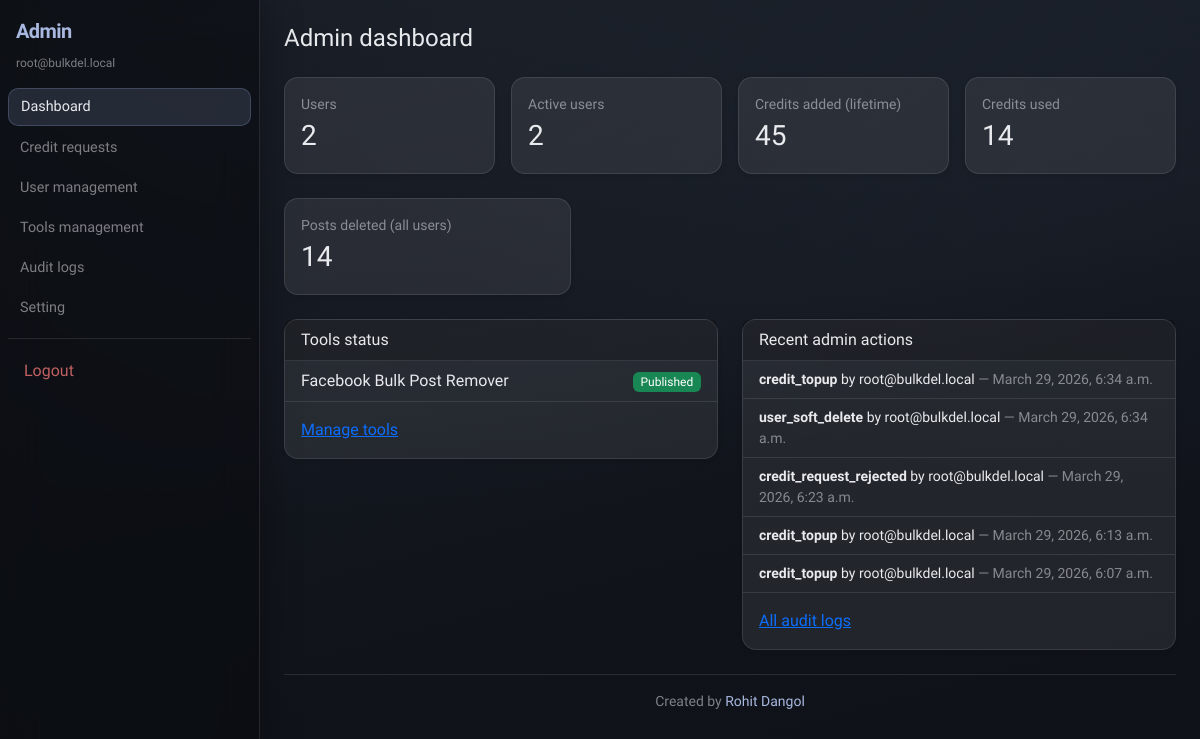
The app's page /admin-panel/ (signed in), older data.
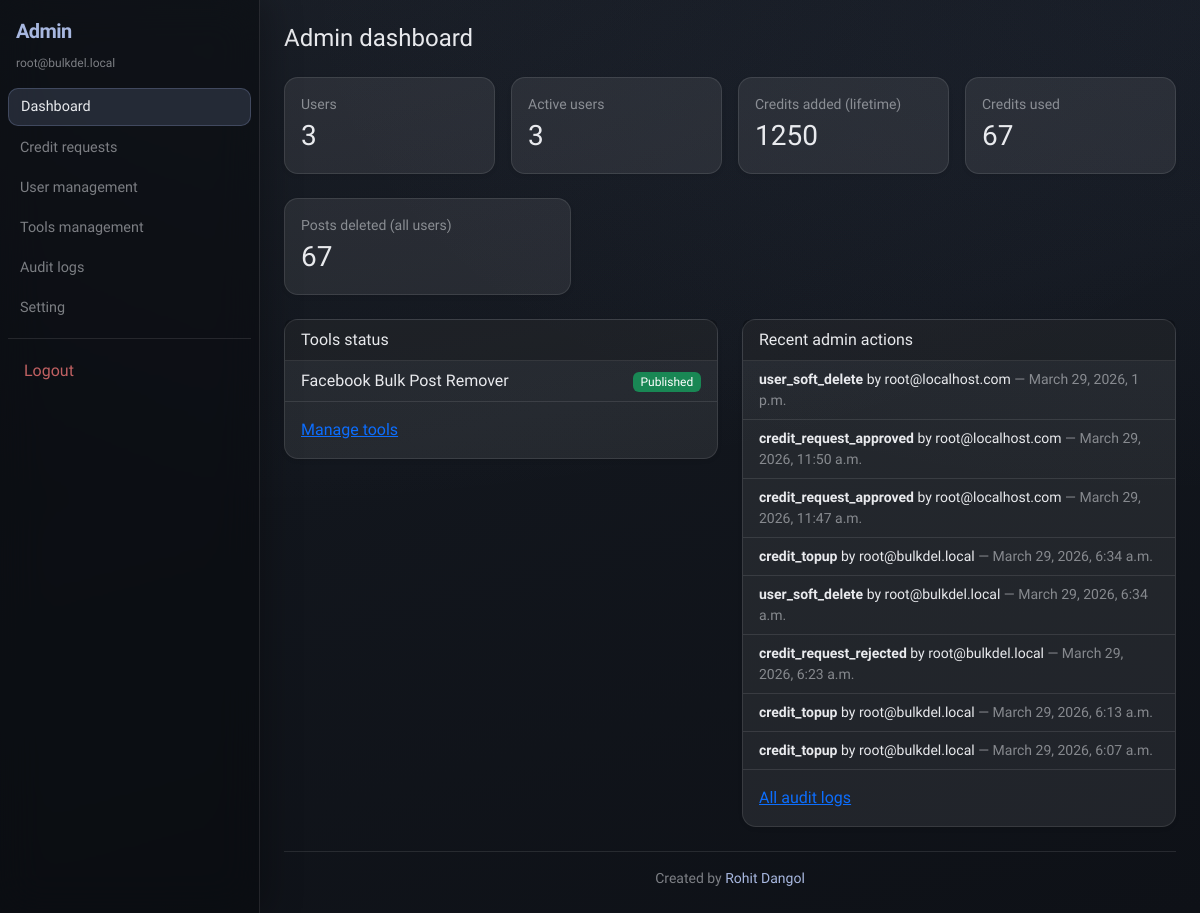
The same page, newer data.
### tools/models.py (models this page shows, shortened)
class Tool(models.Model):
    name = models.CharField(max_length=255)
    slug = models.SlugField(unique=True, max_length=128)
    description = models.TextField(blank=True)
    is_published = models.BooleanField(default=False)
    is_hidden = models.BooleanField(default=False)
    is_in_maintenance = models.BooleanField(default=False)
    sort_order = models.PositiveIntegerField(default=0)
    created_at = models.DateTimeField(auto_now_add=True)
    updated_at = models.DateTimeField(auto_now=True)
    class Meta:
        db_table = "tools_tool"
        ordering = ["sort_order", "name"]

### auditlog/models.py (models this page shows, shortened)
class AuditLog(models.Model):
    actor = models.ForeignKey(
        settings.AUTH_USER_MODEL,
        on_delete=models.SET_NULL,
        null=True,
        blank=True,
        related_name="audit_actions",
    )
    target_user = models.ForeignKey(
        settings.AUTH_USER_MODEL,
        on_delete=models.SET_NULL,
        null=True,
        blank=True,
        related_name="audit_events",
    )
    action = models.CharField(max_length=128)
    object_type = models.CharField(max_length=64, blank=True)
    object_id = models.CharField(max_length=64, blank=True)
    metadata_json = models.JSONField(default=dict, blank=True)
    created_at = models.DateTimeField(auto_now_add=True)
    class Meta:
        db_table = "auditlog_auditlog"
        ordering = ["-created_at"]

### accounts/models.py (models this page shows, shortened)
class CustomUser(AbstractUser):
    username = None
    email = models.EmailField("email address", unique=True)
    full_name = models.CharField(max_length=255)
    role = models.CharField(
        max_length=20,
        choices=[("user", "User"), ("admin", "Admin")],
        default="user",
    )
    deleted_at = models.DateTimeField(null=True, blank=True)
    objects = CustomUserManager()
    USERNAME_FIELD = "email"
    REQUIRED_FIELDS = ["full_name"]
    class Meta:
        db_table = "accounts_user"
        ordering = ["-date_joined"]
    @property
    def is_admin_role(self) -> bool:
        return self.role == "admin"

### adminpanel/views.py (the view)
# urls.py: path("", views.dashboard, name="dashboard"),
@login_required
@admin_role_required
def dashboard(request):
    total_users = CustomUser.objects.filter(deleted_at__isnull=True).count()
    active_users = CustomUser.objects.filter(
        deleted_at__isnull=True, is_active=True
    ).count()
    credits_added = CreditWallet.objects.aggregate(s=Sum("lifetime_added"))["s"] or 0
    credits_used = CreditWallet.objects.aggregate(s=Sum("lifetime_used"))["s"] or 0
    posts_deleted = DeleteJob.objects.aggregate(s=Sum("success_count"))["s"] or 0
    tools_summary = Tool.objects.all()
    recent_audit = AuditLog.objects.select_related("actor", "target_user")[:15]
    return render(
        request,
        "adminpanel/dashboard.html",
        {
            "total_users": total_users,
            "active_users": active_users,
            "credits_added": credits_added,
            "credits_used": credits_used,
            "posts_deleted": posts_deleted,
            "tools_summary": tools_summary,
            "recent_audit": recent_audit,
        },
    )

### core/context_processors.py (called while the page is built)
def _nav_section(path: str) -> str:
    if path.startswith("/tools"):
        return "tools"
    if path.startswith("/channels"):
        return "channel"
    if path.startswith("/billing"):
        return "billing"
    if path.startswith("/settings"):
        return "settings"
    if path.startswith("/dashboard"):
        return "dashboard"
    return "dashboard"

def _admin_nav_section(path: str) -> str:
    if path.startswith("/admin-panel/credit-requests"):
        return "credit_requests"
    if path.startswith("/admin-panel/users"):
        return "users"
    if path.startswith("/admin-panel/tools"):
        return "tools"
    if path.startswith("/admin-panel/audit"):
        return "audit"
    if path.startswith("/admin-panel/settings"):
        return "settings"
    if path.startswith("/admin-panel"):
        return "dashboard"
    return "dashboard"

### templates/adminpanel/dashboard.html (shortened to what this page needs)
{% extends "base.html" %}
{% block content %}
<h1 class="h4 mb-4">Admin dashboard</h1>
<div class="row g-3 mb-4">
  <div class="col-md-3"><div class="card shadow-sm"><div class="card-body"><div class="text-muted small">Users</div><div class="fs-3">{{ total_users }}</div></div></div></div>
  <div class="col-md-3"><div class="card shadow-sm"><div class="card-body"><div class="text-muted small">Active users</div><div class="fs-3">{{ active_users }}</div></div></div></div>
  <div class="col-md-3"><div class="card shadow-sm"><div class="card-body"><div class="text-muted small">Credits added (lifetime)</div><div class="fs-3">{{ credits_added }}</div></div></div></div>
  <div class="col-md-3"><div class="card shadow-sm"><div class="card-body"><div class="text-muted small">Credits used</div><div class="fs-3">{{ credits_used }}</div></div></div></div>
</div>
<div class="row g-3 mb-4">
  <div class="col-md-4"><div class="card shadow-sm"><div class="card-body"><div class="text-muted small">Posts deleted (all users)</div><div class="fs-3">{{ posts_deleted }}</div></div></div></div>
</div>
<div class="row g-4">
  <div class="col-lg-6">
    <div class="card shadow-sm">
      <div class="card-header">Tools status</div>
      <ul class="list-group list-group-flush">
        {% for t in tools_summary %}
          <li class="list-group-item d-flex justify-content-between">
            <span>{{ t.name }}</span>
            <span>
              {% if t.is_published %}<span class="badge bg-success">Published</span>{% else %}<span class="badge bg-secondary">Draft</span>{% endif %}
            </span>
          </li>
        {% empty %}
          <li class="list-group-item text-muted">No tools.</li>
        {% endfor %}
      </ul>
      <div class="card-body"><a href="{% url 'adminpanel:tool_list' %}">Manage tools</a></div>
    </div>
  </div>
  <div class="col-lg-6">
    <div class="card shadow-sm">
      <div class="card-header">Recent admin actions</div>
      <ul class="list-group list-group-flush">
        {% for log in recent_audit %}
          <li class="list-group-item small">
            <strong>{{ log.action }}</strong>
            {% if log.actor %}by {{ log.actor.email }}{% endif %}
            <span class="text-muted">— {{ log.created_at }}</span>
          </li>
        {% empty %}
          <li class="list-group-item text-muted">No audit entries yet.</li>
        {% endfor %}
      </ul>
      <div class="card-body"><a href="{% url 'adminpanel:audit_list' %}">All audit logs</a></div>
    </div>
  </div>
</div>
{% endblock %}

Row changes from the older to the newer data that the page shows:
added AuditLog: action "user_soft_delete", actor.email "root@localhost.com", created_at "March 29, 2026, 1 p.m."
added AuditLog: action "credit_request_approved", actor.email "root@localhost.com", created_at "March 29, 2026, 11:50 a.m."
added AuditLog: action "credit_request_approved", actor.email "root@localhost.com", created_at "March 29, 2026, 11:47 a.m."
Text that changed along with them:
{{ total_users }}: "2" → "3"
{{ active_users }}: "2" → "3"
{{ credits_added }}: "45" → "1250"
{{ credits_used }}: "14" → "67"
{{ posts_deleted }}: "14" → "67"
